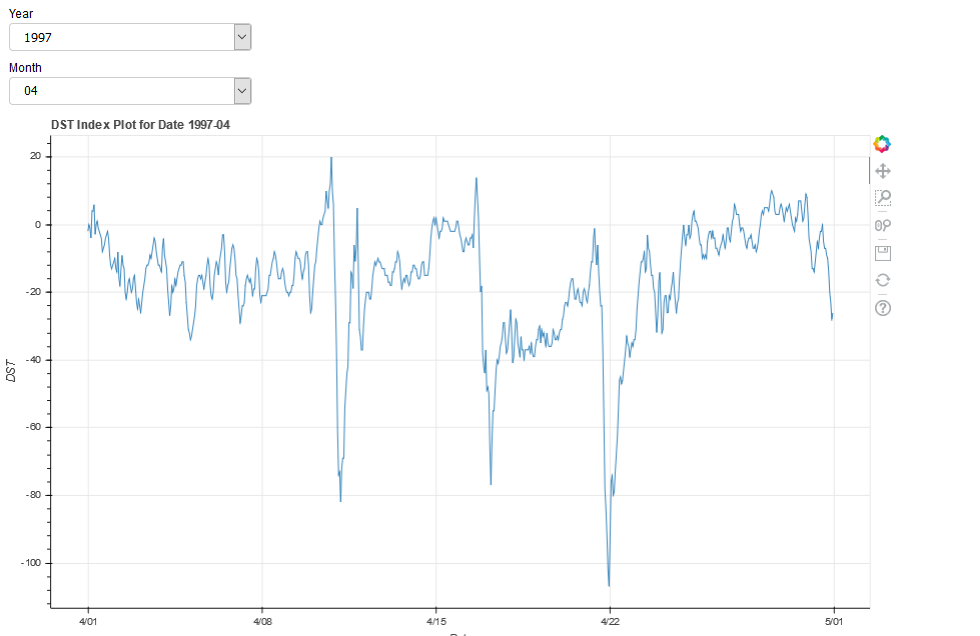

Source code (Python):
import pandas as pd
from bokeh.io import curdoc
from bokeh.models import ColumnDataSource
from bokeh.plotting import figure
from bokeh.models.widgets import (Select)
from bokeh.layouts import widgetbox, row,column

df=pd.read_csv('DST(Time-Series Format).csv')
df['Datetime'] = pd.to_datetime(df['Datetime'])
df.index=df['Datetime']


# Define a update_plot function: update_plot
def update_plot(attr, old, new):
    
    # Read the current value of the year and if it is 2018 then only we can select months:01 & 02 only till that date,the value is updated
    if (str(year_select))!='2018':
        month_select.options=['01','02','03','04','05','06','07','08','09','10','11','12']
    else:
        month_select.options=['01','02']
        
    year = year_select.value
    month= month_select.value
    date=str(year)+'-'+str(month)
    
    new_data={'x' :df.loc[(str(date))]['Datetime'],'y' :df.loc[(str(date))]['DST Index']}
    # Update source with the new data values
    source.data = new_data
    #Display the new date for which the Plot is Drawn
    plot.title.text = 'DST Index Plot for Date %s' % date


source = ColumnDataSource(data={
    'x'       : df['1975-01']['Datetime'],
    'y'       : df.loc['1975-01']['DST Index']
})
                          

plot = figure(x_axis_type='datetime',x_axis_label='Date', y_axis_label='DST',plot_width=1000)
year_options=[]
# Add a line to the plot
plot.line(x='x', y='y', source=source)
for i in range(1975,2019):
    year_options.append(str(i))
    
year_select = Select(
    options=year_options,
    value='2000',
    title='Year'
)
year_select.on_change('value', update_plot)
# Attach the update_plot callback to the 'value' property of year_select


month_select = Select(
    options=['01','02','03','04','05','06','07','08','09','10','11','12'],
    value='01',
    title='Month'
)

# Attach the update_plot callback to the 'value' property of month_select

month_select.on_change('value', update_plot)

# Create layout and add to current document
layout = column(widgetbox(year_select,month_select), plot)

# Add the layout to the current document
curdoc().add_root(layout)
